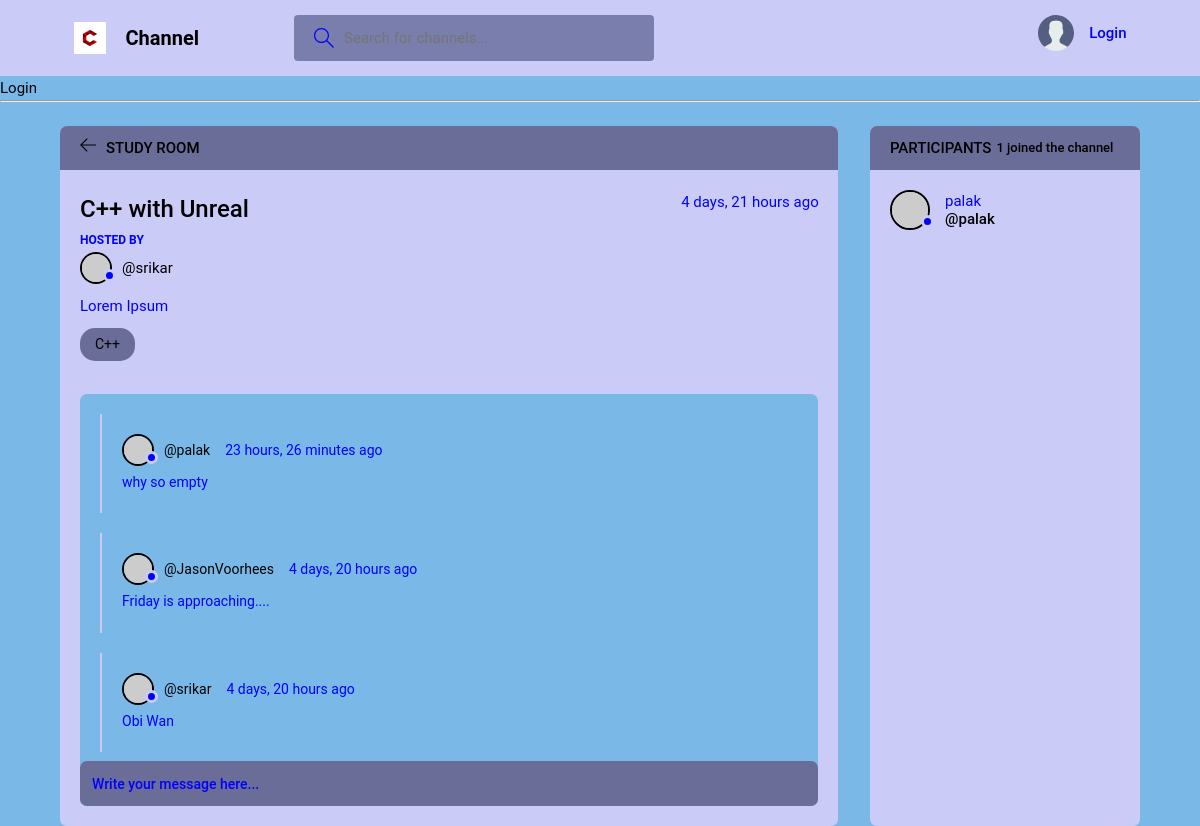
Page /room/2/ on the committed database.
### base/models.py (models this page shows, shortened)
class Room(models.Model):
    host = models.ForeignKey(User, on_delete=models.SET_NULL, null=True)
    topic = models.ForeignKey(Topic, on_delete=models.SET_NULL, null=True)
    name = models.CharField(max_length=200)
    description = models.TextField(null=True, blank=True)
    participants = models.ManyToManyField(User, related_name="participant", blank=True)
    updated = models.DateTimeField(auto_now=True)
    created = models.DateTimeField(auto_now_add=True)
    id = models.UUIDField
    class Meta:
        ordering = ['-updated', '-created']

class Topic(models.Model):
    name = models.CharField(max_length=200)

class Message(models.Model):
    user = models.ForeignKey(User, on_delete=models.CASCADE)
    room = models.ForeignKey(Room, on_delete=models.CASCADE)
    body = models.TextField()
    updated = models.DateTimeField(auto_now=True)
    created = models.DateTimeField(auto_now_add=True)
    class Meta:
        ordering = ['-updated', '-created']

### base/views.py (the view, shortened to what this page needs)
# urls.py: path('room/<str:pk>/', views.room, name = "room"),
def room(request, pk):
    room = Room.objects.get(id=int(pk))
    room_messages = room.message_set.all()
    participants = room.participants.all()
    context = {'room': room, 'room_messages': room_messages, 'participants': participants}
    return render(request, 'base/room.html', context=context)

### base/templates/base/room.html (shortened to what this page needs)
{% extends 'main.html' %}
  {% block content %}
    <main class="profile-page layout layout--2">
      <div class="container">
        <div class="room">
          <div class="room__top">
            <div class="room__topLeft">
              <a href="{% url 'home' %}">
                <svg version="1.1" xmlns="http://www.w3.org/2000/svg" width="32" height="32" viewBox="0 0 32 32">
                  <title>arrow-left</title>
                  <path
                    d="M13.723 2.286l-13.723 13.714 13.719 13.714 1.616-1.611-10.96-10.96h27.625v-2.286h-27.625l10.965-10.965-1.616-1.607z"
                  ></path>
                </svg>
              </a>
              <h3>Study Room</h3>
            </div>
          </div>
          <div class="room__box scroll">
            <div class="room__header scroll">
              <div class="room__info">
                <h3>{{room.name}}</h3>
                <span>{{room.created|timesince}} ago</span>
              </div>
              <div class="room__hosted">
                <p>Hosted By</p>
                <a href="{% url 'user-profile' room.host.id %}" class="room__author">
                  <div class="avatar avatar--small">
                    <img src="https://randomuser.me/api/portraits/men/37.jpg" />
                  </div>
                  <span>@{{room.host.username}}</span>
                </a>
              </div>
              <div class="room__details">
                {{room.description}}
              </div>
              <span class="room__topics">{{room.topic.name}}</span>
            </div>
            <div class="room__conversation">
              <div class="threads scroll">
                {% for message in room_messages %}
                <div class="thread">
                  <div class="thread__top">
                    <div class="thread__author">
                      <a href="{% url 'user-profile' message.user.id %}" class="thread__authorInfo">
                        <div class="avatar avatar--small">
                          <img src="https://randomuser.me/api/portraits/men/37.jpg" />
                        </div>
                        <span>@{{message.user.username}}</span>
                      </a>
                      <span class="thread__date">{{message.created|timesince}} ago</span>
                    </div>
                  </div>
                  <div class="thread__details">
                    {{message.body}}
                  </div>
                </div>
                {% endfor %}
              </div>
            </div>
          </div>
          <div class="room__message">
            <form action="" method="POST">
              <input name="body" placeholder="Write your message here..." />
            </form>
          </div>
        </div>
        <div class="participants">
          <h3 class="participants__top">Participants <span>{{participants.count}} joined the channel</span></h3>
          <div class="participants__list scroll">
            {% for participant in participants %}
            <a href="{% url 'user-profile' participant.id %}" class="participant">
              <div class="avatar avatar--medium">
                <img src="https://randomuser.me/api/portraits/men/37.jpg" />
              </div>
              <p>
                {{participant.username}}
                <span>@{{participant.username}}</span>
              </p>
            </a>
            {% endfor %}
          </div>
        </div>
      </div>
    </main>
{% endblock content %}

### rows in the picture
Room: name "C++ with Unreal", created "4 days, 21 hours", host.username "srikar", description "Lorem Ipsum", topic.name "C++"
Message: user.username "palak", created "23 hours, 26 minutes", body "why so empty"
Message: user.username "JasonVoorhees", created "4 days, 20 hours", body "Friday is approaching...."
Message: user.username "srikar", created "4 days, 20 hours", body "Obi Wan"

### other values in the picture
{{ participants.count }} "1"
{{ participant.username }} "palak"
